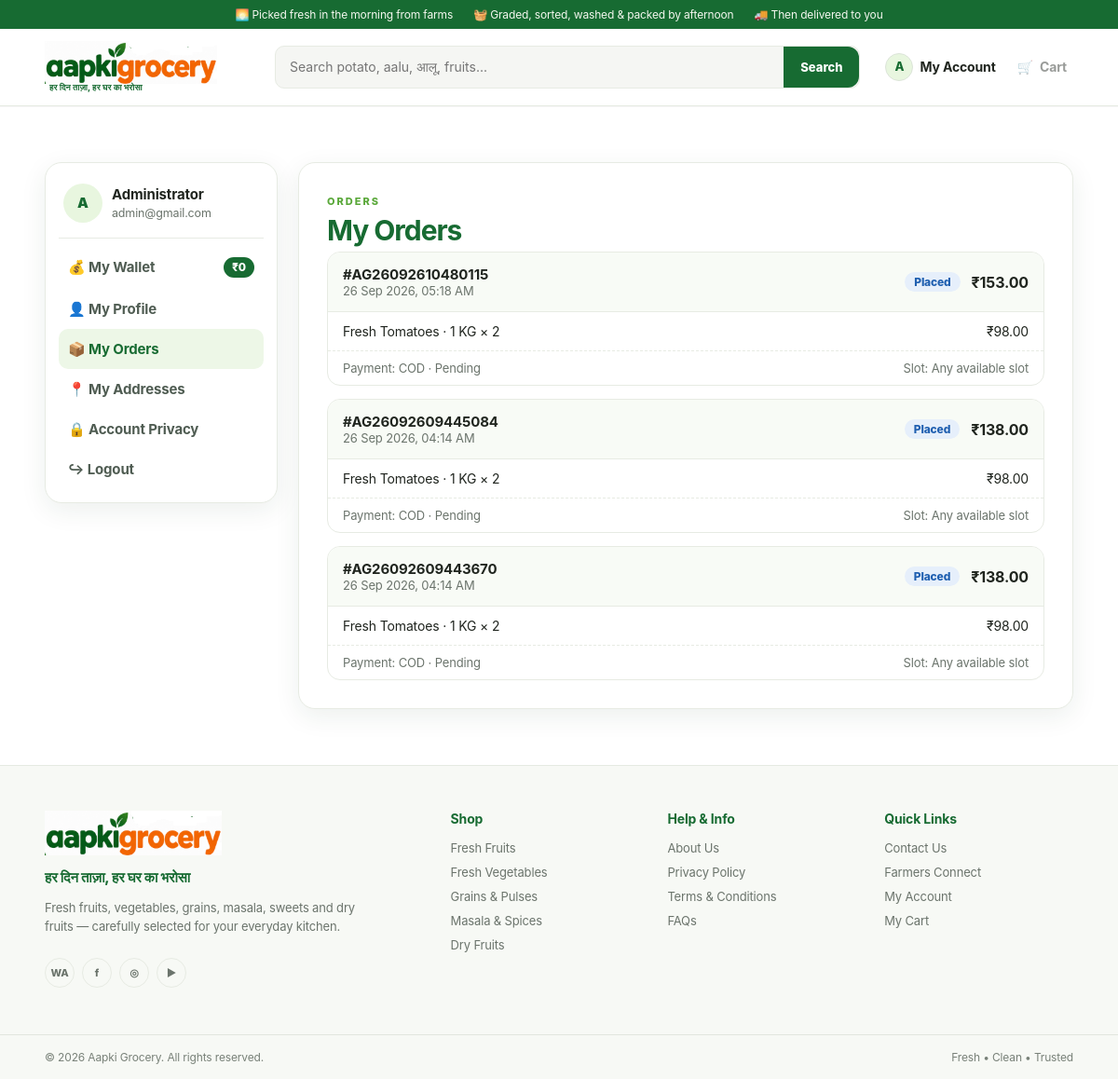
The page /account/orders.php (signed in) on the database its author committed.
### tables this page shows
CREATE TABLE `users` (
  `id` bigint(20) UNSIGNED NOT NULL,
  `name` varchar(120) NOT NULL,
  `first_name` varchar(80) DEFAULT NULL,
  `last_name` varchar(80) DEFAULT NULL,
  `email` varchar(190) DEFAULT NULL,
  `phone` varchar(20) DEFAULT NULL,
  `avatar` varchar(500) DEFAULT NULL,
  `password_hash` varchar(255) DEFAULT NULL,
  `provider` enum('local','google','facebook') NOT NULL DEFAULT 'local',
  `provider_id` varchar(190) DEFAULT NULL,
  `role_slug` varchar(80) NOT NULL DEFAULT 'customer',
  `points` int(10) UNSIGNED NOT NULL DEFAULT 0,
  `wallet_balance` decimal(10,2) NOT NULL DEFAULT 0.00,
  `remember_token_hash` varchar(255) DEFAULT NULL,
  `referral_code` varchar(32) DEFAULT NULL,
  `referred_by` bigint(20) UNSIGNED DEFAULT NULL,
  `is_active` tinyint(1) NOT NULL DEFAULT 1,
  `remarks` text DEFAULT NULL,
  `created_at` timestamp NOT NULL DEFAULT current_timestamp(),
  `updated_at` timestamp NOT NULL DEFAULT current_timestamp() ON UPDATE current_timestamp()
);

CREATE TABLE `orders` (
  `id` bigint(20) UNSIGNED NOT NULL,
  `order_no` varchar(40) NOT NULL,
  `user_id` bigint(20) UNSIGNED DEFAULT NULL,
  `address_id` bigint(20) UNSIGNED DEFAULT NULL,
  `subtotal` decimal(10,2) DEFAULT 0.00,
  `handling_charge` decimal(10,2) DEFAULT 0.00,
  `delivery_fee` decimal(10,2) DEFAULT 0.00,
  `discount` decimal(10,2) DEFAULT 0.00,
  `points_used` int(11) DEFAULT 0,
  `points_earned` int(11) DEFAULT 0,
  `coupon_code` varchar(50) DEFAULT NULL,
  `total` decimal(10,2) DEFAULT 0.00,
  `payment_method` varchar(30) DEFAULT 'cod',
  `razorpay_order_id` varchar(80) DEFAULT NULL,
  `razorpay_payment_id` varchar(80) DEFAULT NULL,
  `payment_reference` varchar(120) DEFAULT NULL,
  `payment_status` varchar(30) DEFAULT 'pending',
  `status` varchar(40) DEFAULT 'placed',
  `delivery_slot` varchar(100) DEFAULT NULL,
  `notes` text DEFAULT NULL,
  `created_at` timestamp NOT NULL DEFAULT current_timestamp(),
  `updated_at` timestamp NOT NULL DEFAULT current_timestamp() ON UPDATE current_timestamp()
);

CREATE TABLE `order_items` (
  `id` bigint(20) UNSIGNED NOT NULL,
  `order_id` bigint(20) UNSIGNED NOT NULL,
  `product_id` bigint(20) UNSIGNED DEFAULT NULL,
  `variant_id` bigint(20) UNSIGNED DEFAULT NULL,
  `product_name` varchar(180) NOT NULL,
  `variant_label` varchar(60) DEFAULT NULL,
  `qty` decimal(10,3) NOT NULL,
  `unit_price` decimal(10,2) NOT NULL,
  `line_total` decimal(10,2) NOT NULL
);

### config/config.php (called while the page is built, shortened)
<?php
function e(?string $v):string{return htmlspecialchars($v??'',ENT_QUOTES,'UTF-8');}
function url(string $p=''):string{return BASE_URL.ltrim($p,'/');}
function user_id():?int{return isset($_SESSION['user_id'])?(int)$_SESSION['user_id']:null;}
function is_logged_in():bool{return user_id()!==null;}

### account/orders.php (the view, shortened to what this page needs)
<?php
require_once __DIR__.'/../config/db.php'; $pdo=db();
$uid=user_id();
$u=$pdo->prepare('SELECT * FROM users WHERE id=?'); $u->execute([$uid]); $u=$u->fetch();
$os=$pdo->prepare('SELECT * FROM orders WHERE user_id=? ORDER BY id DESC');
$os->execute([$uid]);
$orders=$os->fetchAll();
$itemsByOrder=[];
if($orders){
    $ids=array_column($orders,'id');
    $in=implode(',',array_fill(0,count($ids),'?'));
    $its=$pdo->prepare('SELECT * FROM order_items WHERE order_id IN('.$in.')');
    $its->execute($ids);
    foreach($its->fetchAll() as $it){ $itemsByOrder[$it['order_id']][]=$it; }
}
$walletBalance=(float)($u['wallet_balance'] ?? 0);
$title='My Orders | '.APP_NAME; include __DIR__.'/../includes/header.php';
function order_status_class(string $s):string{
    $s=strtolower($s);
    return 'ap-badge-blue';
}
?>
<section class="container page account-page">
<div class="account-shell">
<aside class="account-sidebar panel">
  <div class="account-user"><div class="avatar"><?=e(strtoupper(substr(($u['first_name']??$u['name']??'U'),0,1)))?></div><div><b><?=e(trim(($u['first_name']??'').' '.($u['last_name']??''))?:$u['name'])?></b><small><?=e($u['email'])?></small></div></div>
  <a class="wallet-link" href="<?=url('account/wallet.php')?>">💰 My Wallet<span class="wallet-badge">₹<?=number_format($walletBalance,0)?></span></a>
  <a href="<?=url('account/')?>">👤 My Profile</a>
  <a class="active" href="<?=url('account/orders.php')?>">📦 My Orders</a>
  <a href="<?=url('account/#addresses')?>">📍 My Addresses</a>
  <a href="<?=url('account/#privacy')?>">🔒 Account Privacy</a>
  <a href="<?=url('logout.php')?>">↪ Logout</a>
</aside>
<main class="account-main">
<section class="panel"><div class="panel-head"><div><span class="eyebrow">ORDERS</span><h2>My Orders</h2></div></div>
<?php if(!$orders): ?>
  <p class="hint">You haven't placed any orders yet.</p>
  <a class="btn btn-primary" href="<?=url()?>">Start shopping</a>
<?php else: ?>
  <div class="orders-list">
  <?php foreach($orders as $o): ?>
    <div class="order-card">
      <div class="order-card-head">
        <div>
          <b>#<?=e($o['order_no'])?></b>
          <small class="hint"><?=e(date('d M Y, h:i A', strtotime($o['created_at'])))?></small>
        </div>
        <div class="order-card-status">
          <span class="ap-badge <?=order_status_class($o['status'])?>"><?=e(ucfirst($o['status']))?></span>
          <b>₹<?=number_format((float)$o['total'],2)?></b>
        </div>
      </div>
      <div class="order-card-items">
        <?php foreach(($itemsByOrder[$o['id']] ?? []) as $it): ?>
          <div class="order-item-row">
            <span><?=e($it['product_name'])?><?=$it['variant_label']?' · '.e($it['variant_label']):''?> × <?=e((string)(0+$it['qty']))?></span>
            <span>₹<?=number_format((float)$it['line_total'],2)?></span>
          </div>
        <?php endforeach; ?>
      </div>
      <div class="order-card-foot">
        <span class="hint">Payment: <?=e(strtoupper($o['payment_method']))?> · <?=e(ucfirst($o['payment_status']))?></span>
        <span class="hint">Slot: <?=e($o['delivery_slot']?:'Any available slot')?></span>
      </div>
    </div>
  <?php endforeach; ?>
  </div>
<?php endif; ?>
</section>
</main></div></section>
<?php include __DIR__.'/../includes/footer.php'; ?>

### includes/header.php (shortened to what this page needs)
<?php require_once __DIR__.'/../config/db.php'; $pdo=$pdo??db(); ?>
<!doctype html><html lang="en"><head><link rel="stylesheet" href="<?=url('assets/css/style.css')?>?v=<?php echo time();?>"></head><body><header class="site-header"><div class="topbar topbar-steps"><span>🌅 Picked fresh in the morning from farms</span><span>🧺 Graded, sorted, washed &amp; packed by afternoon</span><span>🚚 Then delivered to you</span></div><div class="nav container"><a class="brand" href="<?=url()?>"><span class="brand-mark"><img src="<?=url('assets/logo.png')?>" alt="Aapki Grocery" width="314" height="78"><span class="brand-tagline">हर दिन ताज़ा, हर घर का भरोसा</span></span></a><form class="search" action="<?=url()?>" method="get" autocomplete="off"><input id="searchBox" name="q" value="<?=e($_GET['q']??'')?>" placeholder="Search potato, aalu, आलू, fruits..." aria-label="Search products"><button>Search</button></form><div class="nav-actions"><div class="account-menu"><?php
$hdrLoggedIn=is_logged_in();
$hdrAvatar=null;$hdrInitial='U';
if($hdrLoggedIn){
  $ha=$pdo->prepare('SELECT first_name,last_name,avatar FROM users WHERE id=?');$ha->execute([user_id()]);$hAcc=$ha->fetch();
  $hdrAvatar=trim((string)($hAcc['avatar']??''))?:null;
  $hdrInitial=strtoupper(substr(trim((string)($hAcc['first_name']??''))?:'U',0,1));
}
?><a href="<?=$hdrLoggedIn?url('account/'):url('login.php')?>" class="account-trigger" id="accountTrigger" aria-label="<?=$hdrLoggedIn?'My Account':'Login'?>"><span class="account-icon<?=$hdrLoggedIn?' account-avatar':''?>" aria-hidden="true"><?php if($hdrLoggedIn && $hdrAvatar): ?><img src="<?=e($hdrAvatar)?>" alt="" onerror="this.onerror=null;this.parentNode.classList.add('avatar-fallback');this.parentNode.textContent='<?=e($hdrInitial)?>';"><?php elseif($hdrLoggedIn): ?><span class="avatar-fallback-text"><?=e($hdrInitial)?></span><?php else: ?><svg viewBox="0 0 24 24" fill="none"><circle cx="12" cy="8" r="4" stroke="currentColor" stroke-width="2"/><path d="M4 21c.7-4 3.3-6 8-6s7.3 2 8 6" stroke="currentColor" stroke-width="2" stroke-linecap="round"/></svg><?php endif; ?></span><span class="account-label"><?=$hdrLoggedIn?'My Account':'Login'?></span></a></div><a id="cartLink" href="<?=url('cart/')?>">🛒 <span>Cart</span></a></div></div></header>
<main>

### rows shown on the page
users: first_name "A", first_name "Administrator", email "admin@gmail.com", wallet_balance "0"
orders: order_no "AG26092610480115", created_at "26 Sep 2026, 05:18 AM", status "Placed", total "153.00", payment_method "COD", payment_status "Pending", delivery_slot "Any available slot"
order_items: product_name "Fresh Tomatoes", variant_label "1 KG", 0+$it['qty'] "2", line_total "98.00"
orders: order_no "AG26092609445084", created_at "26 Sep 2026, 04:14 AM", status "Placed", total "138.00", payment_method "COD", payment_status "Pending", delivery_slot "Any available slot"
order_items: product_name "Fresh Tomatoes", variant_label "1 KG", 0+$it['qty'] "2", line_total "98.00"
orders: order_no "AG26092609443670", created_at "26 Sep 2026, 04:14 AM", status "Placed", total "138.00", payment_method "COD", payment_status "Pending", delivery_slot "Any available slot"
order_items: product_name "Fresh Tomatoes", variant_label "1 KG", 0+$it['qty'] "2", line_total "98.00"
